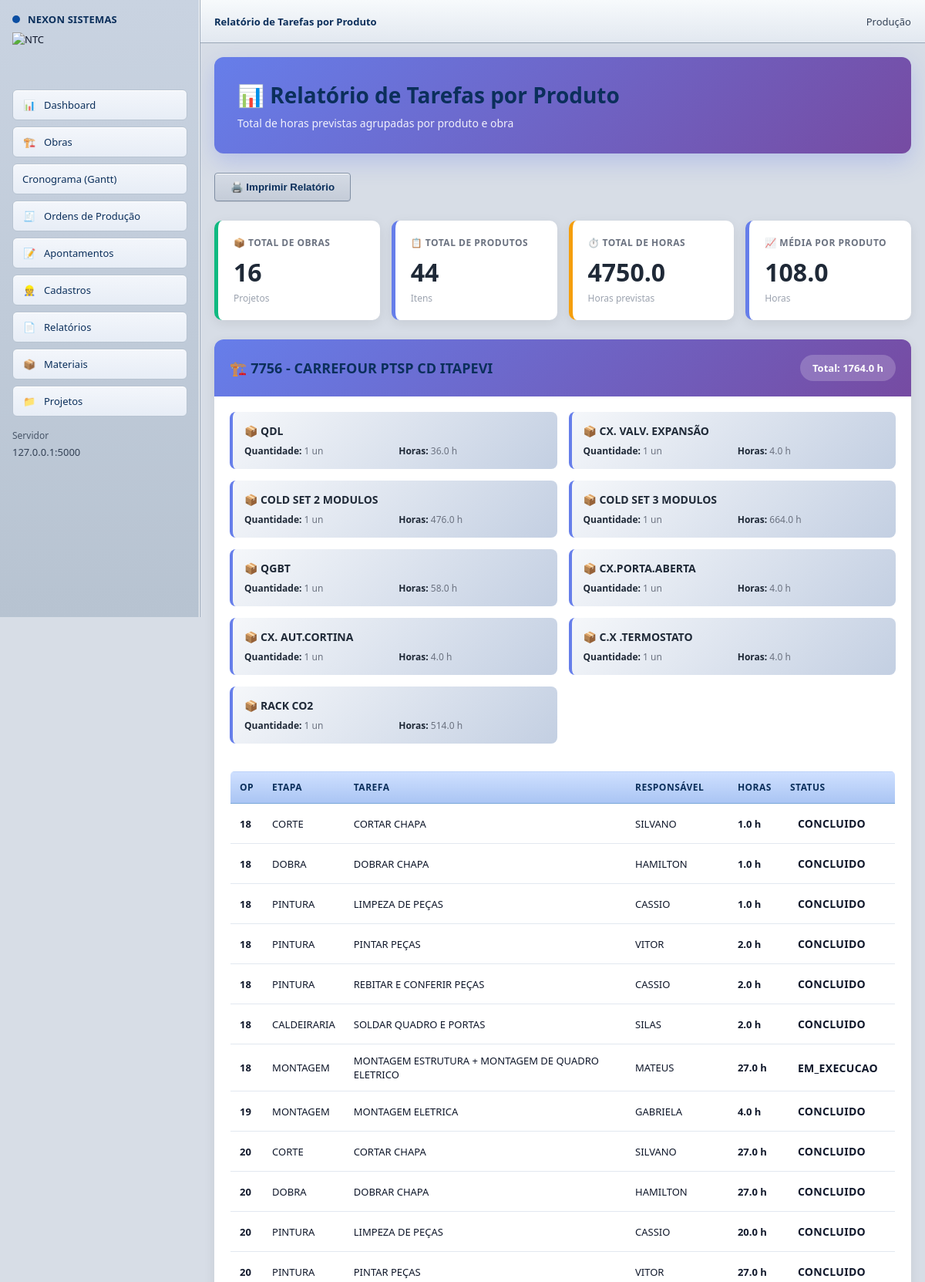
The page /relatorios/tarefas-por-produto (upper part) on the database its author committed.
### app.py (models this page shows, shortened)
class Obra(db.Model):
    __tablename__ = "obra"
    id = db.Column(db.Integer, primary_key=True)
    codigo = db.Column(db.String(50))
    nome = db.Column(db.String(120))
    cliente = db.Column(db.String(120))
    status = db.Column(db.String(20))
    data_inicio = db.Column(db.Date)
    prev_fim = db.Column(db.Date)
    fim_real = db.Column(db.Date)
    corte_dobra_inicio = db.Column(db.Date)
    corte_dobra_fim = db.Column(db.Date)
    montagem_eletro_inicio = db.Column(db.Date)
    montagem_eletro_fim = db.Column(db.Date)
    produtos = db.relationship(
        "ObraProduto",
        backref="obra",
        cascade="all, delete-orphan"
    )

class Produto(db.Model):
    __tablename__ = "produto"
    __table_args__ = {"extend_existing": True}
    id = db.Column(db.Integer, primary_key=True)
    nome = db.Column(db.String(120), nullable=False, unique=True)
    ativo = db.Column(db.Boolean, default=True)

class OP(db.Model):
    id = db.Column(db.Integer, primary_key=True)
    numero = db.Column(db.String(50), nullable=False, unique=True)
    obra_id = db.Column(db.Integer, db.ForeignKey("obra.id"), nullable=False)
    produto = db.Column(db.String(120))
    quantidade = db.Column(db.Integer, default=1)
    data_emissao = db.Column(db.Date, default=date.today)
    prev_inicio = db.Column(db.Date)
    prev_fim = db.Column(db.Date)
    percentual = db.Column(db.Float, default=0.0)
    status = db.Column(db.String(30), default="ABERTA")
    obra = db.relationship("Obra", backref=db.backref("ops", lazy=True))

class Etapa(db.Model):
    id = db.Column(db.Integer, primary_key=True)
    op_id = db.Column(db.Integer, db.ForeignKey("op.id"), nullable=False)
    nome = db.Column(db.String(80), nullable=False)
    data_inicio = db.Column(db.DateTime)
    data_fim = db.Column(db.DateTime)
    horas_planejadas = db.Column(db.Float, default=0.0)
    responsavel_id = db.Column(db.Integer, db.ForeignKey("operador.id"), nullable=True)
    percentual = db.Column(db.Float, default=0.0)
    status = db.Column(db.String(30), default="PLANEJADO")  # PLANEJADO / EXECUCAO / CONCLUIDO
    op = db.relationship("OP", backref=db.backref("etapas", lazy=True, cascade="all,delete"))
    responsavel = db.relationship("Operador", backref=db.backref("etapas_responsavel", lazy=True))

class Tarefa(db.Model):
    id = db.Column(db.Integer, primary_key=True)
    etapa_id = db.Column(db.Integer, db.ForeignKey("etapa.id"), nullable=False)
    responsavel_id = db.Column(db.Integer, db.ForeignKey("operador.id"), nullable=True)
    numero = db.Column(db.String(10))  # Numero da tarefa (ex: 1.1, 1.2, 2.1...)
    titulo = db.Column(db.String(160), nullable=False)
    descricao = db.Column(db.String(500))
    horas_previstas = db.Column(db.Float, default=0.0)
    horas_realizadas = db.Column(db.Float, default=0.0)
    data_inicio_prev = db.Column(db.Date)
    data_fim_prev = db.Column(db.Date)
    data_inicio_real = db.Column(db.DateTime)
    data_fim_real = db.Column(db.DateTime)
    status = db.Column(db.String(30), default="PLANEJADO")  # PLANEJADO / EM_EXECUCAO / PAUSADO / CONCLUIDO
    peso_percentual = db.Column(db.Float, default=0.0)  # Peso do percentual da tarefa na OP
    justificativa_pausa = db.Column(db.String(500))  # Justificativa de pausa
    etapa = db.relationship("Etapa", backref=db.backref("tarefas", lazy=True, cascade="all,delete"))
    responsavel = db.relationship("Operador", backref=db.backref("tarefas", lazy=True))
    @property
    def percentual(self):
        """Retorna o percentual de conclusão da tarefa"""
        if self.status == "CONCLUIDO":
            return 100.0
        if self.status == "PAUSADO":
            return 0.0
        if self.status == "EM_EXECUCAO":
            return 50.0  # Em execução = 50%
        return 0.0  # Planejado = 0%

class Operador(db.Model):
    id = db.Column(db.Integer, primary_key=True)
    nome = db.Column(db.String(120), nullable=False, unique=True)
    matricula = db.Column(db.String(50))
    ativo = db.Column(db.Boolean, default=True)

### app.py (the view)
@app.route("/relatorios/tarefas-por-produto")
def rel_tarefas_por_produto():
    obras = Obra.query.order_by(Obra.codigo.asc()).all()
    relatorio = []
    for obra in obras:
        produtos_obra = ObraProduto.query.filter_by(obra_id=obra.id).all()
        dados_produtos = []
        total_horas_obra = 0
        for op_prod in produtos_obra:
            produto = op_prod.produto
            ops_produto = OP.query.filter_by(obra_id=obra.id, produto=produto.nome).all()
            horas_previstas_produto = 0
            tarefas_produto = []
            for op in ops_produto:
                etapas = Etapa.query.filter_by(op_id=op.id).all()
                for etapa in etapas:
                    tarefas = Tarefa.query.filter_by(etapa_id=etapa.id).all()
                    for tarefa in tarefas:
                        horas_previstas_produto += tarefa.horas_previstas
                        tarefas_produto.append({
                            'titulo': tarefa.titulo,
                            'etapa': etapa.nome,
                            'op_numero': op.numero,
                            'horas_previstas': tarefa.horas_previstas,
                            'responsavel': tarefa.responsavel.nome if tarefa.responsavel else '-',
                            'status': tarefa.status
                        })
            if tarefas_produto:
                dados_produtos.append({
                    'produto': produto.nome,
                    'quantidade': op_prod.quantidade,
                    'horas_previstas': horas_previstas_produto,
                    'tarefas': tarefas_produto
                })
                total_horas_obra += horas_previstas_produto
        if dados_produtos:
            relatorio.append({
                'obra': obra,
                'produtos': dados_produtos,
                'total_horas': total_horas_obra
            })
    total_geral = sum(r['total_horas'] for r in relatorio)
    return render_template(
        "rel_tarefas_por_produto.html",
        relatorio=relatorio,
        total_geral=total_geral
    )

### app.py (called while the page is built, shortened)
@app.after_request
def set_security_headers(response):
    response.headers['Cache-Control'] = 'no-store, no-cache, must-revalidate, max-age=0'
    response.headers['Pragma'] = 'no-cache'
    response.headers['Expires'] = '0'
    response.headers['X-Content-Type-Options'] = 'nosniff'
    response.headers['X-Frame-Options'] = 'DENY'
    response.headers['X-XSS-Protection'] = '1; mode=block'
    return response

@app.before_request
def verificar_autenticacao():
    rotas_publicas = ['/login', '/static', '/api', '/apresentacao']

### MAN/rel_tarefas_por_produto.html (shortened to what this page needs)
{% extends "base.html" %}
{% block top_title %}Relatório de Tarefas por Produto{% endblock %}
{% block content %}
<div class="rel-header">
  <h1>📊 Relatório de Tarefas por Produto</h1>
  <p>Total de horas previstas agrupadas por produto e obra</p>
</div>
<button class="print-btn" onclick="window.print()">🖨️ Imprimir Relatório</button>
<div class="summary-cards">
  <div class="summary-card success">
    <div class="summary-label">📦 Total de Obras</div>
    <div class="summary-value">{{ relatorio|length }}</div>
    <div class="summary-unit">Projetos</div>
  </div>
  <div class="summary-card">
    <div class="summary-label">📋 Total de Produtos</div>
    <div class="summary-value">
      {% set total_produtos = relatorio|map(attribute='produtos')|map('length')|sum %}
      {{ total_produtos }}
    </div>
    <div class="summary-unit">Itens</div>
  </div>
  <div class="summary-card warning">
    <div class="summary-label">⏱️ Total de Horas</div>
    <div class="summary-value">{{ total_geral }}</div>
    <div class="summary-unit">Horas previstas</div>
  </div>
  <div class="summary-card">
    <div class="summary-label">📈 Média por Produto</div>
    <div class="summary-value">
      {% if total_produtos > 0 %}
        {{ "%.1f"|format(total_geral / total_produtos) }}
      {% else %}
        0
      {% endif %}
    </div>
    <div class="summary-unit">Horas</div>
  </div>
</div>
{% if relatorio %}
  {% for obra_item in relatorio %}
    <div class="obra-card">
      <div class="obra-header">
        <div>
          <h2>🏗️ {{ obra_item.obra.codigo }} - {{ obra_item.obra.nome }}</h2>
        </div>
        <div class="obra-total">
          Total: <strong>{{ obra_item.total_horas }} h</strong>
        </div>
      </div>
      <div class="obra-content">
        <div class="produtos-grid">
          {% for produto in obra_item.produtos %}
            <div class="produto-card">
              <div class="produto-nome">📦 {{ produto.produto }}</div>
              <div class="produto-info">
                <div class="info-item">
                  <span class="info-label">Quantidade:</span> {{ produto.quantidade }} un
                </div>
                <div class="info-item">
                  <span class="info-label">Horas:</span> {{ produto.horas_previstas }} h
                </div>
              </div>
            </div>
          {% endfor %}
        </div>
        <table class="tarefas-table">
          <thead>
            <tr>
              <th>OP</th>
              <th>Etapa</th>
              <th>Tarefa</th>
              <th>Responsável</th>
              <th>Horas</th>
              <th>Status</th>
            </tr>
          </thead>
          <tbody>
            {% for produto in obra_item.produtos %}
              {% for tarefa in produto.tarefas %}
                <tr>
                  <td><strong>{{ tarefa.op_numero }}</strong></td>
                  <td>{{ tarefa.etapa }}</td>
                  <td>{{ tarefa.titulo }}</td>
                  <td>{{ tarefa.responsavel }}</td>
                  <td><strong>{{ tarefa.horas_previstas }} h</strong></td>
                  <td>
                    {% if tarefa.status == 'ABERTA' %}
                      <span class="status-badge status-aberta">{{ tarefa.status }}</span>
                    {% elif tarefa.status == 'EM_ANDAMENTO' %}
                      <span class="status-badge status-andamento">Em Andamento</span>
                    {% elif tarefa.status == 'CONCLUIDA' %}
                      <span class="status-badge status-concluida">Concluída</span>
                    {% else %}
                      <span class="status-badge">{{ tarefa.status }}</span>
                    {% endif %}
                  </td>
                </tr>
              {% endfor %}
            {% endfor %}
          </tbody>
        </table>
      </div>
    </div>
  {% endfor %}
{% else %}
  <div class="empty-state">
    <div class="empty-icon">📭</div>
    <p>Nenhum dado disponível para o relatório.</p>
    <p style="font-size: 12px; margin-top: 10px;">Crie obras, produtos e tarefas para gerar o relatório.</p>
  </div>
{% endif %}
{% endblock %}

### static/sistema.css (style rules this page uses)
:root { --sap-bg:#d7dde6; --sap-panel:#eef2f7; --sap-panel2:#e2e8f0; --sap-line:#9aa7b7; --sap-line2:#b7c3d1; --sap-text:#0f172a; --sap-muted:#334155; --sap-blue:#0b4ea2; --sap-blue2:#2b6cb0; --sap-btn:#d5dbe5; --sap-btn2:#c4ccd8; --sap-green:#2e7d32; --sap-orange:#b45309; --sap-red:#b91c1c; }
html, body { background:var(--sap-bg) !important; color:var(--sap-text) !important; font-family:Tahoma, "Segoe UI", Arial, sans-serif !important; font-size:13px !important; }
h1,h2,h3,.title { color:#0b2f5b !important; font-weight:700 !important; }
table { background:#fff !important; border:1px solid var(--sap-line) !important; border-radius:6px !important; overflow:hidden !important; }
th { background:linear-gradient(180deg,#cfe0ff,#a9c4f3) !important; color:#0b2f5b !important; border-bottom:1px solid #7aa7d9 !important; font-weight:700 !important; }
td { border-bottom:1px solid #e2e8f0 !important; color:#0f172a !important; }
button, .btn, input[type="submit"] { background:linear-gradient(180deg,var(--sap-btn),var(--sap-btn2)) !important; border:1px solid #7f8ea3 !important; border-radius:4px !important; color:#0b2f5b !important; font-weight:700 !important; box-shadow: inset 0 1px 0 #ffffff, 0 1px 0 rgba(0,0,0,.08) !important; }
.status-badge { font-size: 14px !important; }

### templates/base.html (style rules this page uses)
:root { --bg:#0a0f1a; --panel:#0f172a; --panel2:#0b1220; --stroke:#22324a; --txt:#f1f5f9; --muted:#a9b3c3; --brand:#0b5fff; --brand2:#1e88ff; --ok:#16a34a; --warn:#f59e0b; --bad:#dc2626; }
* { box-sizing:border-box }
body { margin:0; font-family: Arial, Helvetica, sans-serif; background: var(--bg); color: var(--txt); }
table { width:100%;border-collapse:collapse }
th,td { border-bottom:1px solid rgba(255,255,255,.06);padding:10px;text-align:left }
th { color:var(--muted);font-weight:800 }
input,select,button { padding:10px 12px;border-radius:10px; border:1px solid rgba(255,255,255,.10); background: #0b1220; color: var(--txt); outline:none; }
button { cursor:pointer }

### rows shown on the page
Obra: obra.codigo "7756", obra.nome "CARREFOUR PTSP CD ITAPEVI"
Produto: produto "QDL", quantidade "1", horas_previstas "36.0"
Produto: produto "CX. VALV. EXPANSÃO", quantidade "1", horas_previstas "4.0"
Produto: produto "COLD SET 2 MODULOS", quantidade "1", horas_previstas "476.0"
Produto: produto "COLD SET 3 MODULOS", quantidade "1", horas_previstas "664.0"
Produto: produto "QGBT", quantidade "1", horas_previstas "58.0"
Produto: produto "CX.PORTA.ABERTA", quantidade "1", horas_previstas "4.0"
Produto: produto "CX. AUT.CORTINA", quantidade "1", horas_previstas "4.0"
Produto: produto "C.X .TERMOSTATO", quantidade "1", horas_previstas "4.0"
Produto: produto "RACK CO2", quantidade "1", horas_previstas "514.0"
OP: op_numero "18" "18" "18" "18" "18" "18" "18"
Etapa: etapa "CORTE"
Tarefa: titulo "CORTAR CHAPA", horas_previstas "1.0", status "CONCLUIDO"
Operador: responsavel "SILVANO" "SILVANO"
Etapa: etapa "DOBRA"
Tarefa: titulo "DOBRAR CHAPA", horas_previstas "1.0", status "CONCLUIDO"
Operador: responsavel "HAMILTON" "HAMILTON"
Etapa: etapa "PINTURA" "PINTURA" "PINTURA"
Tarefa: titulo "LIMPEZA DE PEÇAS", horas_previstas "1.0", status "CONCLUIDO"
Operador: responsavel "CASSIO" "CASSIO" "CASSIO"
Tarefa: titulo "PINTAR PEÇAS", horas_previstas "2.0", status "CONCLUIDO"
Operador: responsavel "VITOR" "VITOR"
Tarefa: titulo "REBITAR E CONFERIR PEÇAS", horas_previstas "2.0", status "CONCLUIDO"
Etapa: etapa "CALDEIRARIA"
Tarefa: titulo "SOLDAR QUADRO E PORTAS", horas_previstas "2.0", status "CONCLUIDO"
Operador: responsavel "SILAS"
Etapa: etapa "MONTAGEM"
Tarefa: titulo "MONTAGEM ESTRUTURA + MONTAGEM DE QUADRO ELETRICO", horas_previstas "27.0", status "EM_EXECUCAO"
Operador: responsavel "MATEUS"
OP: op_numero "19"
Etapa: etapa "MONTAGEM"
Tarefa: titulo "MONTAGEM ELETRICA", horas_previstas "4.0", status "CONCLUIDO"
Operador: responsavel "GABRIELA"
OP: op_numero "20" "20" "20" "20"
Etapa: etapa "CORTE"
Tarefa: titulo "CORTAR CHAPA", horas_previstas "27.0", status "CONCLUIDO"
Etapa: etapa "DOBRA"
Tarefa: titulo "DOBRAR CHAPA", horas_previstas "27.0", status "CONCLUIDO"
Etapa: etapa "PINTURA" "PINTURA"
Tarefa: titulo "LIMPEZA DE PEÇAS", horas_previstas "20.0", status "CONCLUIDO"
Tarefa: titulo "PINTAR PEÇAS", horas_previstas "27.0", status "CONCLUIDO"

### other values the page prints
{{ relatorio|length }} "16"
{{ total_produtos }} "44"
{{ total_geral }} "4750.0"
{{ "%.1f"|format(total_geral / total_produtos) }} "108.0"
{{ obra_item.total_horas }} "1764.0"
